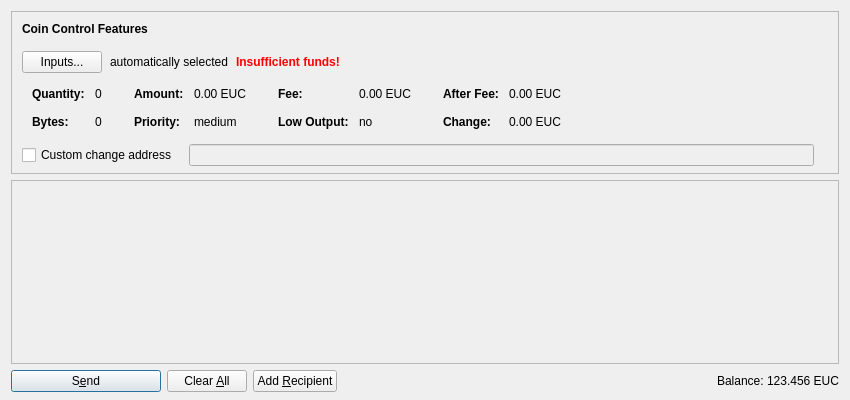
<?xml version="1.0" encoding="UTF-8"?>
<ui version="4.0">
 <class>SendCoinsDialog</class>
 <widget class="QDialog" name="SendCoinsDialog">
  <property name="geometry">
   <rect>
    <x>0</x>
    <y>0</y>
    <width>850</width>
    <height>400</height>
   </rect>
  </property>
  <property name="windowTitle">
   <string>Send Coins</string>
  </property>
  <layout class="QVBoxLayout" name="verticalLayout" stretch="0,1,0">
   <property name="bottomMargin">
    <number>8</number>
   </property>
   <item>
    <widget class="QFrame" name="frameCoinControl">
     <property name="sizePolicy">
      <sizepolicy hsizetype="Expanding" vsizetype="Expanding">
       <horstretch>0</horstretch>
       <verstretch>0</verstretch>
      </sizepolicy>
     </property>
     <property name="maximumSize">
      <size>
       <width>16777215</width>
       <height>16777215</height>
      </size>
     </property>
     <property name="frameShape">
      <enum>QFrame::StyledPanel</enum>
     </property>
     <property name="frameShadow">
      <enum>QFrame::Sunken</enum>
     </property>
     <layout class="QVBoxLayout" name="verticalLayoutCoinControl2">
      <property name="spacing">
       <number>0</number>
      </property>
      <property name="leftMargin">
       <number>0</number>
      </property>
      <property name="topMargin">
       <number>0</number>
      </property>
      <property name="rightMargin">
       <number>0</number>
      </property>
      <property name="bottomMargin">
       <number>6</number>
      </property>
      <item>
       <layout class="QVBoxLayout" name="verticalLayoutCoinControl" stretch="0,0,0,0,1">
        <property name="spacing">
         <number>0</number>
        </property>
        <property name="leftMargin">
         <number>10</number>
        </property>
        <property name="topMargin">
         <number>10</number>
        </property>
        <item>
         <layout class="QHBoxLayout" name="horizontalLayoutCoinControl1">
          <property name="bottomMargin">
           <number>15</number>
          </property>
          <item>
           <widget class="QLabel" name="labelCoinControlFeatures">
            <property name="sizePolicy">
             <sizepolicy hsizetype="Preferred" vsizetype="Maximum">
              <horstretch>0</horstretch>
              <verstretch>0</verstretch>
             </sizepolicy>
            </property>
            <property name="font">
             <font>
              <weight>75</weight>
              <bold>true</bold>
             </font>
            </property>
            <property name="styleSheet">
             <string notr="true">font-weight:bold;</string>
            </property>
            <property name="text">
             <string>Coin Control Features</string>
            </property>
           </widget>
          </item>
         </layout>
        </item>
        <item>
         <layout class="QHBoxLayout" name="horizontalLayoutCoinControl2" stretch="0,0,0,0">
          <property name="spacing">
           <number>8</number>
          </property>
          <property name="bottomMargin">
           <number>10</number>
          </property>
          <item>
           <widget class="QPushButton" name="pushButtonCoinControl">
            <property name="styleSheet">
             <string notr="true"/>
            </property>
            <property name="text">
             <string>Inputs...</string>
            </property>
           </widget>
          </item>
          <item>
           <widget class="QLabel" name="labelCoinControlAutomaticallySelected">
            <property name="text">
             <string>automatically selected</string>
            </property>
            <property name="margin">
             <number>5</number>
            </property>
           </widget>
          </item>
          <item>
           <widget class="QLabel" name="labelCoinControlInsuffFunds">
            <property name="font">
             <font>
              <weight>75</weight>
              <bold>true</bold>
             </font>
            </property>
            <property name="styleSheet">
             <string notr="true">color:red;font-weight:bold;</string>
            </property>
            <property name="text">
             <string>Insufficient funds!</string>
            </property>
            <property name="margin">
             <number>5</number>
            </property>
           </widget>
          </item>
          <item>
           <spacer name="horizontalSpacerCoinControl">
            <property name="orientation">
             <enum>Qt::Horizontal</enum>
            </property>
            <property name="sizeHint" stdset="0">
             <size>
              <width>40</width>
              <height>1</height>
             </size>
            </property>
           </spacer>
          </item>
         </layout>
        </item>
        <item>
         <widget class="QWidget" name="widgetCoinControl" native="true">
          <property name="sizePolicy">
           <sizepolicy hsizetype="Preferred" vsizetype="Preferred">
            <horstretch>0</horstretch>
            <verstretch>0</verstretch>
           </sizepolicy>
          </property>
          <property name="minimumSize">
           <size>
            <width>0</width>
            <height>0</height>
           </size>
          </property>
          <property name="styleSheet">
           <string notr="true"/>
          </property>
          <layout class="QHBoxLayout" name="horizontalLayoutCoinControl5">
           <property name="leftMargin">
            <number>0</number>
           </property>
           <property name="topMargin">
            <number>0</number>
           </property>
           <property name="rightMargin">
            <number>0</number>
           </property>
           <property name="bottomMargin">
            <number>0</number>
           </property>
           <item>
            <layout class="QHBoxLayout" name="horizontalLayoutCoinControl3" stretch="0,0,0,1">
             <property name="spacing">
              <number>20</number>
             </property>
             <property name="topMargin">
              <number>0</number>
             </property>
             <property name="bottomMargin">
              <number>10</number>
             </property>
             <item>
              <layout class="QFormLayout" name="formLayoutCoinControl1">
               <property name="horizontalSpacing">
                <number>10</number>
               </property>
               <property name="verticalSpacing">
                <number>14</number>
               </property>
               <property name="leftMargin">
                <number>10</number>
               </property>
               <property name="topMargin">
                <number>4</number>
               </property>
               <property name="rightMargin">
                <number>6</number>
               </property>
               <item row="0" column="0">
                <widget class="QLabel" name="labelCoinControlQuantityText">
                 <property name="font">
                  <font>
                   <weight>75</weight>
                   <bold>true</bold>
                  </font>
                 </property>
                 <property name="text">
                  <string>Quantity:</string>
                 </property>
                 <property name="margin">
                  <number>0</number>
                 </property>
                </widget>
               </item>
               <item row="0" column="1">
                <widget class="QLabel" name="labelCoinControlQuantity">
                 <property name="cursor">
                  <cursorShape>IBeamCursor</cursorShape>
                 </property>
                 <property name="contextMenuPolicy">
                  <enum>Qt::ActionsContextMenu</enum>
                 </property>
                 <property name="text">
                  <string notr="true">0</string>
                 </property>
                 <property name="margin">
                  <number>0</number>
                 </property>
                 <property name="textInteractionFlags">
                  <set>Qt::LinksAccessibleByMouse|Qt::TextSelectableByKeyboard|Qt::TextSelectableByMouse</set>
                 </property>
                </widget>
               </item>
               <item row="1" column="0">
                <widget class="QLabel" name="labelCoinControlBytesText">
                 <property name="font">
                  <font>
                   <weight>75</weight>
                   <bold>true</bold>
                  </font>
                 </property>
                 <property name="text">
                  <string>Bytes:</string>
                 </property>
                </widget>
               </item>
               <item row="1" column="1">
                <widget class="QLabel" name="labelCoinControlBytes">
                 <property name="cursor">
                  <cursorShape>IBeamCursor</cursorShape>
                 </property>
                 <property name="contextMenuPolicy">
                  <enum>Qt::ActionsContextMenu</enum>
                 </property>
                 <property name="text">
                  <string notr="true">0</string>
                 </property>
                 <property name="textInteractionFlags">
                  <set>Qt::LinksAccessibleByMouse|Qt::TextSelectableByKeyboard|Qt::TextSelectableByMouse</set>
                 </property>
                </widget>
               </item>
              </layout>
             </item>
             <item>
              <layout class="QFormLayout" name="formLayoutCoinControl2">
               <property name="horizontalSpacing">
                <number>10</number>
               </property>
               <property name="verticalSpacing">
                <number>14</number>
               </property>
               <property name="leftMargin">
                <number>6</number>
               </property>
               <property name="topMargin">
                <number>4</number>
               </property>
               <property name="rightMargin">
                <number>6</number>
               </property>
               <item row="0" column="0">
                <widget class="QLabel" name="labelCoinControlAmountText">
                 <property name="font">
                  <font>
                   <weight>75</weight>
                   <bold>true</bold>
                  </font>
                 </property>
                 <property name="text">
                  <string>Amount:</string>
                 </property>
                 <property name="margin">
                  <number>0</number>
                 </property>
                </widget>
               </item>
               <item row="0" column="1">
                <widget class="QLabel" name="labelCoinControlAmount">
                 <property name="cursor">
                  <cursorShape>IBeamCursor</cursorShape>
                 </property>
                 <property name="contextMenuPolicy">
                  <enum>Qt::ActionsContextMenu</enum>
                 </property>
                 <property name="text">
                  <string notr="true">0.00 EUC</string>
                 </property>
                 <property name="textInteractionFlags">
                  <set>Qt::LinksAccessibleByMouse|Qt::TextSelectableByKeyboard|Qt::TextSelectableByMouse</set>
                 </property>
                </widget>
               </item>
               <item row="1" column="0">
                <widget class="QLabel" name="labelCoinControlPriorityText">
                 <property name="font">
                  <font>
                   <weight>75</weight>
                   <bold>true</bold>
                  </font>
                 </property>
                 <property name="text">
                  <string>Priority:</string>
                 </property>
                </widget>
               </item>
               <item row="1" column="1">
                <widget class="QLabel" name="labelCoinControlPriority">
                 <property name="cursor">
                  <cursorShape>IBeamCursor</cursorShape>
                 </property>
                 <property name="contextMenuPolicy">
                  <enum>Qt::ActionsContextMenu</enum>
                 </property>
                 <property name="text">
                  <string notr="true">medium</string>
                 </property>
                 <property name="textInteractionFlags">
                  <set>Qt::LinksAccessibleByMouse|Qt::TextSelectableByKeyboard|Qt::TextSelectableByMouse</set>
                 </property>
                </widget>
               </item>
              </layout>
             </item>
             <item>
              <layout class="QFormLayout" name="formLayoutCoinControl3">
               <property name="horizontalSpacing">
                <number>10</number>
               </property>
               <property name="verticalSpacing">
                <number>14</number>
               </property>
               <property name="leftMargin">
                <number>6</number>
               </property>
               <property name="topMargin">
                <number>4</number>
               </property>
               <property name="rightMargin">
                <number>6</number>
               </property>
               <item row="0" column="0">
                <widget class="QLabel" name="labelCoinControlFeeText">
                 <property name="font">
                  <font>
                   <weight>75</weight>
                   <bold>true</bold>
                  </font>
                 </property>
                 <property name="text">
                  <string>Fee:</string>
                 </property>
                 <property name="margin">
                  <number>0</number>
                 </property>
                </widget>
               </item>
               <item row="0" column="1">
                <widget class="QLabel" name="labelCoinControlFee">
                 <property name="cursor">
                  <cursorShape>IBeamCursor</cursorShape>
                 </property>
                 <property name="contextMenuPolicy">
                  <enum>Qt::ActionsContextMenu</enum>
                 </property>
                 <property name="text">
                  <string notr="true">0.00 EUC</string>
                 </property>
                 <property name="textInteractionFlags">
                  <set>Qt::LinksAccessibleByMouse|Qt::TextSelectableByKeyboard|Qt::TextSelectableByMouse</set>
                 </property>
                </widget>
               </item>
               <item row="1" column="0">
                <widget class="QLabel" name="labelCoinControlLowOutputText">
                 <property name="font">
                  <font>
                   <weight>75</weight>
                   <bold>true</bold>
                  </font>
                 </property>
                 <property name="text">
                  <string>Low Output:</string>
                 </property>
                </widget>
               </item>
               <item row="1" column="1">
                <widget class="QLabel" name="labelCoinControlLowOutput">
                 <property name="cursor">
                  <cursorShape>IBeamCursor</cursorShape>
                 </property>
                 <property name="contextMenuPolicy">
                  <enum>Qt::ActionsContextMenu</enum>
                 </property>
                 <property name="text">
                  <string notr="true">no</string>
                 </property>
                 <property name="textInteractionFlags">
                  <set>Qt::LinksAccessibleByMouse|Qt::TextSelectableByKeyboard|Qt::TextSelectableByMouse</set>
                 </property>
                </widget>
               </item>
              </layout>
             </item>
             <item>
              <layout class="QFormLayout" name="formLayoutCoinControl4">
               <property name="horizontalSpacing">
                <number>10</number>
               </property>
               <property name="verticalSpacing">
                <number>14</number>
               </property>
               <property name="leftMargin">
                <number>6</number>
               </property>
               <property name="topMargin">
                <number>4</number>
               </property>
               <property name="rightMargin">
                <number>6</number>
               </property>
               <item row="0" column="0">
                <widget class="QLabel" name="labelCoinControlAfterFeeText">
                 <property name="font">
                  <font>
                   <weight>75</weight>
                   <bold>true</bold>
                  </font>
                 </property>
                 <property name="text">
                  <string>After Fee:</string>
                 </property>
                 <property name="margin">
                  <number>0</number>
                 </property>
                </widget>
               </item>
               <item row="0" column="1">
                <widget class="QLabel" name="labelCoinControlAfterFee">
                 <property name="cursor">
                  <cursorShape>IBeamCursor</cursorShape>
                 </property>
                 <property name="contextMenuPolicy">
                  <enum>Qt::ActionsContextMenu</enum>
                 </property>
                 <property name="text">
                  <string notr="true">0.00 EUC</string>
                 </property>
                 <property name="textInteractionFlags">
                  <set>Qt::LinksAccessibleByMouse|Qt::TextSelectableByKeyboard|Qt::TextSelectableByMouse</set>
                 </property>
                </widget>
               </item>
               <item row="1" column="0">
                <widget class="QLabel" name="labelCoinControlChangeText">
                 <property name="font">
                  <font>
                   <weight>75</weight>
                   <bold>true</bold>
                  </font>
                 </property>
                 <property name="text">
                  <string>Change:</string>
                 </property>
                </widget>
               </item>
               <item row="1" column="1">
                <widget class="QLabel" name="labelCoinControlChange">
                 <property name="cursor">
                  <cursorShape>IBeamCursor</cursorShape>
                 </property>
                 <property name="contextMenuPolicy">
                  <enum>Qt::ActionsContextMenu</enum>
                 </property>
                 <property name="text">
                  <string notr="true">0.00 EUC</string>
                 </property>
                 <property name="textInteractionFlags">
                  <set>Qt::LinksAccessibleByMouse|Qt::TextSelectableByKeyboard|Qt::TextSelectableByMouse</set>
                 </property>
                </widget>
               </item>
              </layout>
             </item>
            </layout>
           </item>
          </layout>
         </widget>
        </item>
        <item>
         <layout class="QHBoxLayout" name="horizontalLayoutCoinControl4" stretch="0,0,0">
          <property name="spacing">
           <number>12</number>
          </property>
          <property name="sizeConstraint">
           <enum>QLayout::SetDefaultConstraint</enum>
          </property>
          <property name="topMargin">
           <number>5</number>
          </property>
          <property name="rightMargin">
           <number>5</number>
          </property>
          <item>
           <widget class="QCheckBox" name="checkBoxCoinControlChange">
            <property name="toolTip">
             <string>If this is activated, but the change address is empty or invalid, change will be sent to a newly generated address.</string>
            </property>
            <property name="text">
             <string>Custom change address</string>
            </property>
           </widget>
          </item>
          <item>
           <widget class="QValidatedLineEdit" name="lineEditCoinControlChange">
            <property name="enabled">
             <bool>false</bool>
            </property>
            <property name="sizePolicy">
             <sizepolicy hsizetype="Expanding" vsizetype="Fixed">
              <horstretch>0</horstretch>
              <verstretch>0</verstretch>
             </sizepolicy>
            </property>
           </widget>
          </item>
          <item>
           <widget class="QLabel" name="labelCoinControlChangeLabel">
            <property name="sizePolicy">
             <sizepolicy hsizetype="Preferred" vsizetype="Expanding">
              <horstretch>0</horstretch>
              <verstretch>0</verstretch>
             </sizepolicy>
            </property>
            <property name="minimumSize">
             <size>
              <width>0</width>
              <height>0</height>
             </size>
            </property>
            <property name="text">
             <string/>
            </property>
            <property name="margin">
             <number>3</number>
            </property>
           </widget>
          </item>
         </layout>
        </item>
        <item>
         <spacer name="verticalSpacerCoinControl">
          <property name="orientation">
           <enum>Qt::Vertical</enum>
          </property>
          <property name="sizeHint" stdset="0">
           <size>
            <width>800</width>
            <height>1</height>
           </size>
          </property>
         </spacer>
        </item>
       </layout>
      </item>
     </layout>
    </widget>
   </item>
   <item>
    <widget class="QScrollArea" name="scrollArea">
     <property name="widgetResizable">
      <bool>true</bool>
     </property>
     <widget class="QWidget" name="scrollAreaWidgetContents">
      <property name="geometry">
       <rect>
        <x>0</x>
        <y>0</y>
        <width>830</width>
        <height>178</height>
       </rect>
      </property>
      <layout class="QVBoxLayout" name="verticalLayout_2" stretch="0,1">
       <property name="leftMargin">
        <number>0</number>
       </property>
       <property name="topMargin">
        <number>0</number>
       </property>
       <property name="rightMargin">
        <number>0</number>
       </property>
       <property name="bottomMargin">
        <number>0</number>
       </property>
       <item>
        <layout class="QVBoxLayout" name="entries">
         <property name="spacing">
          <number>6</number>
         </property>
        </layout>
       </item>
       <item>
        <spacer name="verticalSpacer">
         <property name="orientation">
          <enum>Qt::Vertical</enum>
         </property>
         <property name="sizeHint" stdset="0">
          <size>
           <width>20</width>
           <height>40</height>
          </size>
         </property>
        </spacer>
       </item>
      </layout>
     </widget>
    </widget>
   </item>
   <item>
    <layout class="QHBoxLayout" name="horizontalLayout">
     <item>
      <widget class="QPushButton" name="sendButton">
       <property name="minimumSize">
        <size>
         <width>150</width>
         <height>0</height>
        </size>
       </property>
       <property name="toolTip">
        <string>Confirm the send action</string>
       </property>
       <property name="text">
        <string>S&amp;end</string>
       </property>
       <property name="icon">
        <iconset resource="../bitcoin.qrc">
         <normaloff>:/icons/send</normaloff>:/icons/send</iconset>
       </property>
       <property name="default">
        <bool>true</bool>
       </property>
      </widget>
     </item>
     <item>
      <widget class="QPushButton" name="clearButton">
       <property name="sizePolicy">
        <sizepolicy hsizetype="Minimum" vsizetype="Fixed">
         <horstretch>0</horstretch>
         <verstretch>0</verstretch>
        </sizepolicy>
       </property>
       <property name="toolTip">
        <string>Clear all fields of the form.</string>
       </property>
       <property name="text">
        <string>Clear &amp;All</string>
       </property>
       <property name="icon">
        <iconset resource="../bitcoin.qrc">
         <normaloff>:/icons/remove</normaloff>:/icons/remove</iconset>
       </property>
       <property name="autoRepeatDelay">
        <number>300</number>
       </property>
       <property name="autoDefault">
        <bool>false</bool>
       </property>
      </widget>
     </item>
     <item>
      <widget class="QPushButton" name="addButton">
       <property name="toolTip">
        <string>Send to multiple recipients at once</string>
       </property>
       <property name="text">
        <string>Add &amp;Recipient</string>
       </property>
       <property name="icon">
        <iconset resource="../bitcoin.qrc">
         <normaloff>:/icons/add</normaloff>:/icons/add</iconset>
       </property>
       <property name="autoDefault">
        <bool>false</bool>
       </property>
      </widget>
     </item>
     <item>
      <spacer name="horizontalSpacer">
       <property name="orientation">
        <enum>Qt::Horizontal</enum>
       </property>
       <property name="sizeHint" stdset="0">
        <size>
         <width>40</width>
         <height>20</height>
        </size>
       </property>
      </spacer>
     </item>
     <item>
      <layout class="QHBoxLayout" name="horizontalLayout_2">
       <property name="spacing">
        <number>3</number>
       </property>
       <item>
        <widget class="QLabel" name="label">
         <property name="sizePolicy">
          <sizepolicy hsizetype="Preferred" vsizetype="Fixed">
           <horstretch>0</horstretch>
           <verstretch>0</verstretch>
          </sizepolicy>
         </property>
         <property name="text">
          <string>Balance:</string>
         </property>
        </widget>
       </item>
       <item>
        <widget class="QLabel" name="labelBalance">
         <property name="sizePolicy">
          <sizepolicy hsizetype="Preferred" vsizetype="Fixed">
           <horstretch>0</horstretch>
           <verstretch>0</verstretch>
          </sizepolicy>
         </property>
         <property name="cursor">
          <cursorShape>IBeamCursor</cursorShape>
         </property>
         <property name="text">
          <string notr="true">123.456 EUC</string>
         </property>
         <property name="textInteractionFlags">
          <set>Qt::LinksAccessibleByMouse|Qt::TextSelectableByKeyboard|Qt::TextSelectableByMouse</set>
         </property>
        </widget>
       </item>
      </layout>
     </item>
    </layout>
   </item>
  </layout>
 </widget>
 <customwidgets>
  <customwidget>
   <class>QValidatedLineEdit</class>
   <extends>QLineEdit</extends>
   <header>qvalidatedlineedit.h</header>
  </customwidget>
 </customwidgets>
 <resources>
  <include location="../bitcoin.qrc"/>
 </resources>
 <connections/>
</ui>
